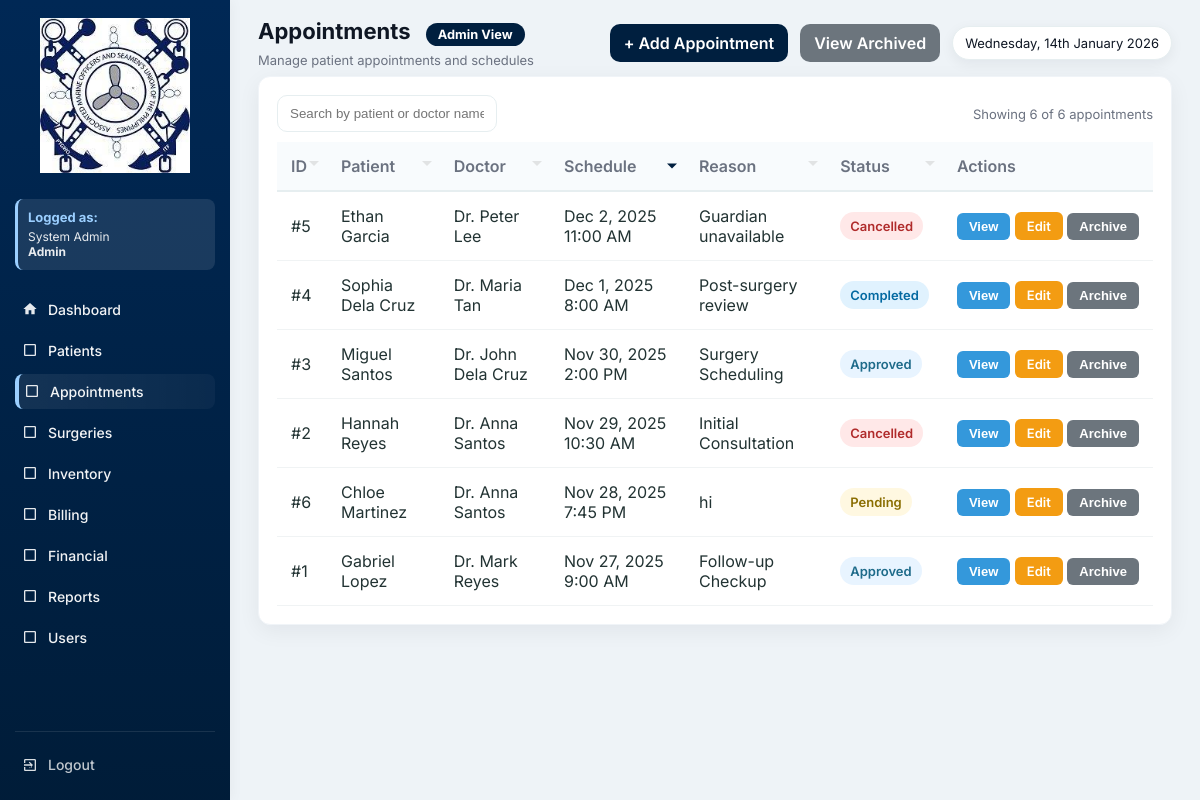
The page /appointments.php (signed in) on the database as committed earlier.
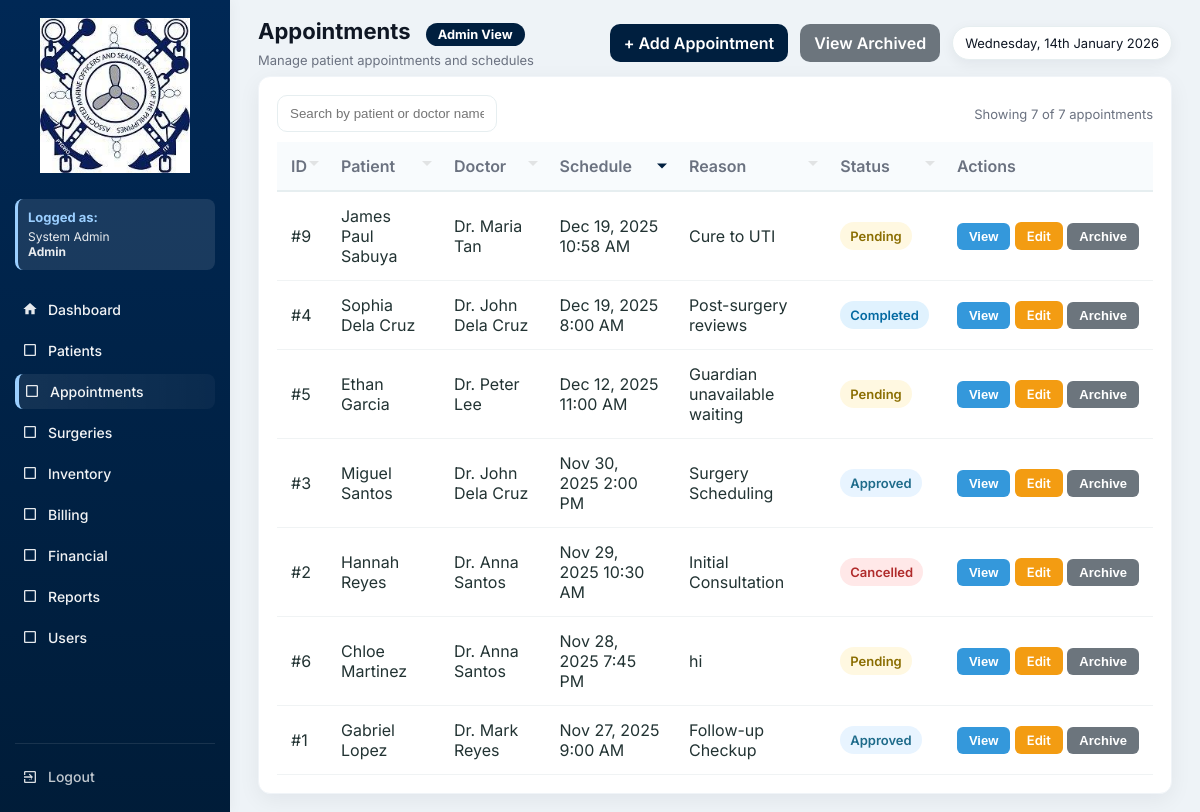
The same page on the database as committed later.
### tables this page shows
CREATE TABLE `appointments` (
  `id` int(11) NOT NULL,
  `patient_id` int(11) DEFAULT NULL,
  `doctor_id` int(11) DEFAULT NULL,
  `schedule_datetime` datetime DEFAULT NULL,
  `status` enum('Pending','Approved','Completed','Cancelled') DEFAULT 'Pending',
  `reason` text DEFAULT NULL,
  `is_archived` tinyint(1) DEFAULT 0,
  `archived_at` datetime DEFAULT NULL,
  `archived_by` int(11) DEFAULT NULL,
  `notes` text DEFAULT NULL,
  `created_at` timestamp NOT NULL DEFAULT current_timestamp()
);

CREATE TABLE `patients` (
  `id` int(11) NOT NULL,
  `patient_code` varchar(20) DEFAULT NULL,
  `first_name` varchar(100) DEFAULT NULL,
  `last_name` varchar(100) DEFAULT NULL,
  `gender` varchar(10) DEFAULT NULL,
  `sex` enum('Male','Female') DEFAULT NULL,
  `birth_date` date DEFAULT NULL,
  `phone` varchar(50) DEFAULT NULL,
  `address` text DEFAULT NULL,
  `guardian` varchar(100) DEFAULT NULL,
  `blood_type` varchar(10) DEFAULT NULL,
  `weight` decimal(5,2) DEFAULT NULL,
  `height` decimal(5,2) DEFAULT NULL,
  `pulse_rate` int(11) DEFAULT NULL,
  `temperature` decimal(4,2) DEFAULT NULL,
  `guardian_name` varchar(150) DEFAULT NULL,
  `created_at` timestamp NOT NULL DEFAULT current_timestamp(),
  `is_archived` tinyint(1) DEFAULT 0,
  `archived_at` datetime DEFAULT NULL,
  `archived_by` int(11) DEFAULT NULL
);

CREATE TABLE `users` (
  `id` int(11) NOT NULL,
  `full_name` varchar(150) DEFAULT NULL,
  `username` varchar(100) DEFAULT NULL,
  `password` varchar(255) DEFAULT NULL,
  `role` enum('Admin','Doctor','Nurse','Staff','Inventory','Billing','SocialWorker') NOT NULL,
  `created_at` timestamp NOT NULL DEFAULT current_timestamp(),
  `is_active` tinyint(1) DEFAULT 1,
  `deactivated_at` datetime DEFAULT NULL
);

### functions.php (called while the page is built, shortened)
<?php
function fetchOne($conn, $sql, $types = null, $params = [])
{
    $stmt = $conn->prepare($sql);
    if ($types) {
        $stmt->bind_param($types, ...$params);
    }
    $stmt->execute();
    $res = $stmt->get_result();
    $row = $res->fetch_assoc();
    return $row;
}
function h($s){
    return htmlspecialchars($s, ENT_QUOTES);
}
?>

### appointments.php (the view, shortened to what the changed rows need)
<?php
require 'config.php';
require 'functions.php';
$current_role = $_SESSION['role'] ?? 'Guest';
$role_permissions = [
    'Admin' => [
        'dashboard.php' => 'Dashboard',
        'patients.php' => 'Patients',
        'appointments.php' => 'Appointments',
        'surgeries.php' => 'Surgeries',
        'inventory.php' => 'Inventory',
        'billing.php' => 'Billing',
        'financials.php' => 'Financial',
        'reports.php' => 'Reports',
        'users.php' => 'Users'
    ],
    'Doctor' => [
        'dashboard.php' => 'Dashboard',
        'patients.php' => 'Patients',
        'appointments.php' => 'Appointments',
        'surgeries.php' => 'Surgeries',
        'inventory.php' => 'Inventory',
        'reports.php' => 'Reports'
    ],
    'Nurse' => [
        'dashboard.php' => 'Dashboard',
        'patients.php' => 'Patients',
        'appointments.php' => 'Appointments',
        'inventory.php' => 'Inventory',
        'reports.php' => 'Reports'
    ],
    'Staff' => [
        'dashboard.php' => 'Dashboard',
        'patients.php' => 'Patients',
        'appointments.php' => 'Appointments',
        'reports.php' => 'Reports'
    ],
    'Inventory' => [
        'dashboard.php' => 'Dashboard',
        'inventory.php' => 'Inventory',
        'reports.php' => 'Reports'
    ],
    'Billing' => [
        'dashboard.php' => 'Dashboard',
        'billing.php' => 'Billing',
        'financials.php' => 'Financial',
        'reports.php' => 'Reports'
    ],
    'SocialWorker' => [
        'dashboard.php' => 'Dashboard',
        'financials.php' => 'Financial',
        'reports.php' => 'Reports'
    ]
];
$allowed_pages = $role_permissions[$current_role] ?? ['dashboard.php' => 'Dashboard'];
$current_user_id = $_SESSION['user_id'] ?? 0;
$current_user = fetchOne($conn, "SELECT role FROM users WHERE id = ?", "i", [$current_user_id]);
$is_admin = ($current_user['role'] ?? '') === 'Admin';
$show_archived = isset($_GET['show']) && $_GET['show'] === 'archived';
$sort_column = $_GET['sort'] ?? 'schedule';
$sort_order = $_GET['order'] ?? 'desc';
$order_by = '';
switch ($sort_column) {
    case 'schedule':
        $order_by = "a.schedule_datetime";
        break;
}
$order_by .= " " . strtoupper($sort_order);
$items_per_page = 10;
$current_page = isset($_GET['page']) ? max(1, intval($_GET['page'])) : 1;
$offset = ($current_page - 1) * $items_per_page;
$total_appointments_query = "SELECT COUNT(*) as total FROM appointments a ";
if ($show_archived) {
    $total_appointments_query .= "WHERE a.is_archived = 1";
} else {
    $where_conditions_count = ["a.is_archived = 0"];
    $total_appointments_query .= "WHERE " . implode(' AND ', $where_conditions_count);
}
$total_appointments_result = mysqli_query($conn, $total_appointments_query);
$total_appointments_row = mysqli_fetch_assoc($total_appointments_result);
$total_appointments = $total_appointments_row['total'];
$query = "
    SELECT a.*,
           p.first_name AS patient_first, p.last_name AS patient_last,
           u.full_name AS doctor_name,
           arch.full_name AS archived_by_name
    FROM appointments a
    LEFT JOIN patients p ON a.patient_id = p.id
    LEFT JOIN users u ON a.doctor_id = u.id
    LEFT JOIN users arch ON a.archived_by = arch.id
";
if ($show_archived) {
    $query .= " WHERE a.is_archived = 1";
} else {
    $where_conditions_query = ["a.is_archived = 0"];
    $query_params = [];
    $query_types = '';
    $query .= " WHERE " . implode(' AND ', $where_conditions_query);
}
$query .= " ORDER BY $order_by LIMIT ?, ?";
$query_params[] = $offset;
$query_params[] = $items_per_page;
$query_types .= 'ii';
$stmt = mysqli_prepare($conn, $query);
if (!empty($query_params)) {
    mysqli_stmt_bind_param($stmt, $query_types, ...$query_params);
}
mysqli_stmt_execute($stmt);
$result = mysqli_stmt_get_result($stmt);
$rows = [];
while ($row = mysqli_fetch_assoc($result)) {
    $rows[] = $row;
}
?>
<!DOCTYPE html>
<html lang="en">
<head>
</head>
<body>
  <div class="app">
    <aside class="sidebar" id="sidebar">
      <nav class="menu" id="mainMenu">
        <?php foreach($allowed_pages as $page => $label): ?>
          <?php if($page !== 'dashboard.php'): ?>
            <a href="<?php echo $page; ?>" class="menu-item <?php echo basename($_SERVER['PHP_SELF']) == $page ? 'active' : ''; ?>">
              <span class="icon">
                <?php
                  $icons = [
                    'patients.php' => '<svg viewBox="0 0 24 24" fill="currentColor"><path d="M12 12c2.21 0 4-1.79 4-4s-1.79-4-4-4-4 1.79-4 4 1.79 4 4 4zm0 2c-2.67 0-8 1.34-8 4v2h16v-2c0-2.66-5.33-4-8-4z"/></svg>',
                    'appointments.php' => '<svg viewBox="0 0 24 24" fill="currentColor"><path d="M19 3h-1V1h-2v2H8V1H6v2H5c-1.11 0-1.99.9-1.99 2L3 19c0 1.1.89 2 2 2h14c1.1 0 2-.9 2-2V5c0-1.1-.9-2-2-2zm0 16H5V8h14v11zM7 10h5v5H7z"/></svg>',
                    'surgeries.php' => '<svg viewBox="0 0 24 24" fill="currentColor"><path d="M12 2C8.13 2 5 5.13 5 9c0 5.25 7 13 7 13s7-7.75 7-13c0-3.87-3.13-7-7-7zm0 9.5c-1.38 0-2.5-1.12-2.5-2.5s1.12-2.5 2.5-2.5 2.5 1.12 2.5 2.5-1.12 2.5-2.5 2.5z"/></svg>',
                    'inventory.php' => '<svg viewBox="0 0 24 24" fill="currentColor"><path d="M20 8h-3V4H7v4H4v14h16V8zM9 6h6v2H9V6zm11 14H4v-9h16v9zm-7-7H8v-2h5v2z"/></svg>',
                    'billing.php' => '<svg viewBox="0 0 24 24" fill="currentColor"><path d="M11.8 10.9c-2.27-.59-3-1.2-3-2.15 0-1.09 1.01-1.85 2.7-1.85 1.78 0 2.44.85 2.5 2.1h2.21c-.07-1.72-1.12-3.3-3.21-3.81V3h-3v2.16c-1.94.42-3.5 1.68-3.5 3.61 0 2.31 1.91 3.46 4.7 4.13 2.5.6 3 1.48 3 2.41 0 .69-.49 1.79-2.7 1.79-2.06 0-2.87-.92-2.98-2.1h-2.2c.12 2.19 1.76 3.42 3.68 3.83V21h3v-2.15c1.95-.37 3.5-1.5 3.5-3.55 0-2.84-2.43-3.81-4.7-4.4z"/></svg>',
                    'financials.php' => '<svg viewBox="0 0 24 24" fill="currentColor"><path d="M3 13h8V3H3v10zm0 8h8v-6H3v6zm10 0h8V11h-8v10zm0-18v6h8V3h-8z"/></svg>',
                    'reports.php' => '<svg viewBox="0 0 24 24" fill="currentColor"><path d="M19 3H5c-1.1 0-2 .9-2 2v14c0 1.1.9 2 2 2h14c1.1 0 2-.9 2-2V5c0-1.1-.9-2-2-2zM9 17H7v-7h2v7zm4 0h-2V7h2v10zm4 0h-2v-4h2v4z"/></svg>',
                    'users.php' => '<svg viewBox="0 0 24 24" fill="currentColor"><path d="M16 11c1.66 0 2.99-1.34 2.99-3S17.66 5 16 5c-1.66 0-3 1.34-3 3s1.34 3 3 3zm-8 0c1.66 0 2.99-1.34 2.99-3S9.66 5 8 5C6.34 5 5 6.34 5 8s1.34 3 3 3zm0 2c-2.33 0-7 1.17-7 3.5V19h14v-2.5c0-2.33-4.67-3.5-7-3.5zm8 0c-.29 0-.62.02-.97.05 1.16.84 1.97 1.97 1.97 3.45V19h6v-2.5c0-2.33-4.67-3.5-7-3.5z"/></svg>'
                  ];
                  echo $icons[$page] ?? '<svg viewBox="0 0 24 24" fill="currentColor"><path d="M19 5v14H5V5h14m0-2H5c-1.1 0-2 .9-2 2v14c0 1.1.9 2 2 2h14c1.1 0 2-.9 2-2V5c0-1.1-.9-2-2-2z"/></svg>';
                ?>
              </span>
              <span class="label"><?php echo $label; ?></span>
            </a>
          <?php endif; ?>
        <?php endforeach; ?>
      </nav>
    </aside>
    <div class="main" id="mainContent">
      <div class="topbar">
        <div class="top-left">
          <h1>Appointments <?php echo $show_archived ? '(Archived)' : ''; ?>
            <span class="role-badge role-<?php echo strtolower($current_role); ?>">
              <?php echo htmlspecialchars($current_role); ?> View
            </span>
          </h1>
        </div>
      </div>
      <div class="table-wrap" id="appointmentsSection">
        <div class="table-controls">
          <div class="left-controls">
            <input type="text" id="searchInput" class="search-input" placeholder="Search by patient or doctor name">
          </div>
          <div class="muted">Showing <span id="rowCount"><?php echo count($rows); ?></span> of <?php echo number_format($total_appointments); ?> appointments</div>
        </div>
        <table id="appointmentsTable" aria-label="Appointments table">
          <thead>
            <tr>
              <th class="sortable-header <?php echo $sort_column == 'id' ? $sort_order : ''; ?>"
                  onclick="sortTable('id', '<?php echo $sort_column == 'id' && $sort_order == 'asc' ? 'desc' : 'asc'; ?>')">ID</th>
              <th class="sortable-header <?php echo $sort_column == 'patient' ? $sort_order : ''; ?>"
                  onclick="sortTable('patient', '<?php echo $sort_column == 'patient' && $sort_order == 'asc' ? 'desc' : 'asc'; ?>')">Patient</th>
              <th class="sortable-header <?php echo $sort_column == 'doctor' ? $sort_order : ''; ?>"
                  onclick="sortTable('doctor', '<?php echo $sort_column == 'doctor' && $sort_order == 'asc' ? 'desc' : 'asc'; ?>')">Doctor</th>
              <th class="sortable-header <?php echo $sort_column == 'schedule' ? $sort_order : ''; ?>"
                  onclick="sortTable('schedule', '<?php echo $sort_column == 'schedule' && $sort_order == 'asc' ? 'desc' : 'asc'; ?>')">Schedule</th>
              <th class="sortable-header <?php echo $sort_column == 'reason' ? $sort_order : ''; ?>"
                  onclick="sortTable('reason', '<?php echo $sort_column == 'reason' && $sort_order == 'asc' ? 'desc' : 'asc'; ?>')">Reason</th>
              <th class="sortable-header <?php echo $sort_column == 'status' ? $sort_order : ''; ?>"
                  onclick="sortTable('status', '<?php echo $sort_column == 'status' && $sort_order == 'asc' ? 'desc' : 'asc'; ?>')">Status</th>
              <th>Actions</th>
            </tr>
          </thead>
          <tbody>
            <?php if (count($rows) > 0): ?>
              <?php foreach($rows as $r): ?>
                <?php
                $status_class = [
                    'Pending' => 'pending',
                    'Approved' => 'approved',
                    'Completed' => 'completed',
                    'Cancelled' => 'cancelled'
                ][$r['status']] ?? 'pending';
                $schedule_formatted = date('M j, Y g:i A', strtotime($r['schedule_datetime']));
                $reason_display = $r['reason'] ?? '';
                $row_class = $r['is_archived'] ? 'style="background-color: rgba(149, 165, 166, 0.1);"' : '';
                ?>
                <tr data-appointment-id="<?php echo h($r['id']); ?>" <?php echo $row_class; ?>>
                  <td>#<?php echo h($r['id']); ?></td>
                  <td><?php echo h(trim(($r['patient_first'] ?? '').' '.($r['patient_last'] ?? ''))); ?></td>
                  <td><?php echo h($r['doctor_name'] ?? ''); ?></td>
                  <td><?php echo h($schedule_formatted); ?></td>
                  <td><?php echo h($reason_display); ?></td>
                  <td>
                    <span class="status <?php echo $status_class; ?>"><?php echo h($r['status']); ?></span>
                  </td>
                  <td style="white-space: nowrap;">
                    <button type="button" class="btn" onclick="viewAppointment(<?php echo h($r['id']); ?>)" style="background: #3498db; color: white; padding: 6px 12px; border-radius: 6px; border: none; font-size: 13px;">View</button>
                    <?php if(!$r['is_archived']): ?>
                      <a href="appointment_form.php?id=<?php echo h($r['id']); ?>" class="btn" style="background: #f39c12; color: white; padding: 6px 12px; border-radius: 6px; text-decoration: none; font-size: 13px;">Edit</a>
                      <?php if ($is_admin): ?>
                        <?php $patientName = addslashes(trim(($r['patient_first'] ?? '').' '.($r['patient_last'] ?? ''))); ?>
                        <button type="button" class="btn" onclick="confirmArchive(<?php echo h($r['id']); ?>, '<?php echo h($patientName); ?>')" style="background: #6c757d; color: white; padding: 6px 12px; border-radius: 6px; border: none; font-size: 13px;">Archive</button>
                      <?php endif; ?>
                    <?php endif; ?>
                  </td>
                </tr>
              <?php endforeach; ?>
            <?php endif; ?>
          </tbody>
        </table>
      </div>
    </div>
  </div>
</body>
</html>

Rows that differ between the two databases and show on the page:
added appointments: id "9", patient.last_name "James Paul Sabuya", doctor.full_name "Dr. Maria Tan", schedule_datetime "Dec 19, 2025 10:58 AM", reason "Cure to UTI", status "Pending"
changed appointments "Completed": doctor.full_name "Dr. Maria Tan" → "Dr. John Dela Cruz"; schedule_datetime "Dec 1, 2025 8:00 AM" → "Dec 19, 2025 8:00 AM"; reason "Post-surgery review" → "Post-surgery reviews"; moves up the list
changed appointments "Ethan Garcia": schedule_datetime "Dec 2, 2025 11:00 AM" → "Dec 12, 2025 11:00 AM"; reason "Guardian unavailable" → "Guardian unavailable waiting"; status "Cancelled" → "Pending"
Other text that changed with them:
count($rows): "6" → "7"
$total_appointments: "6" → "7"
